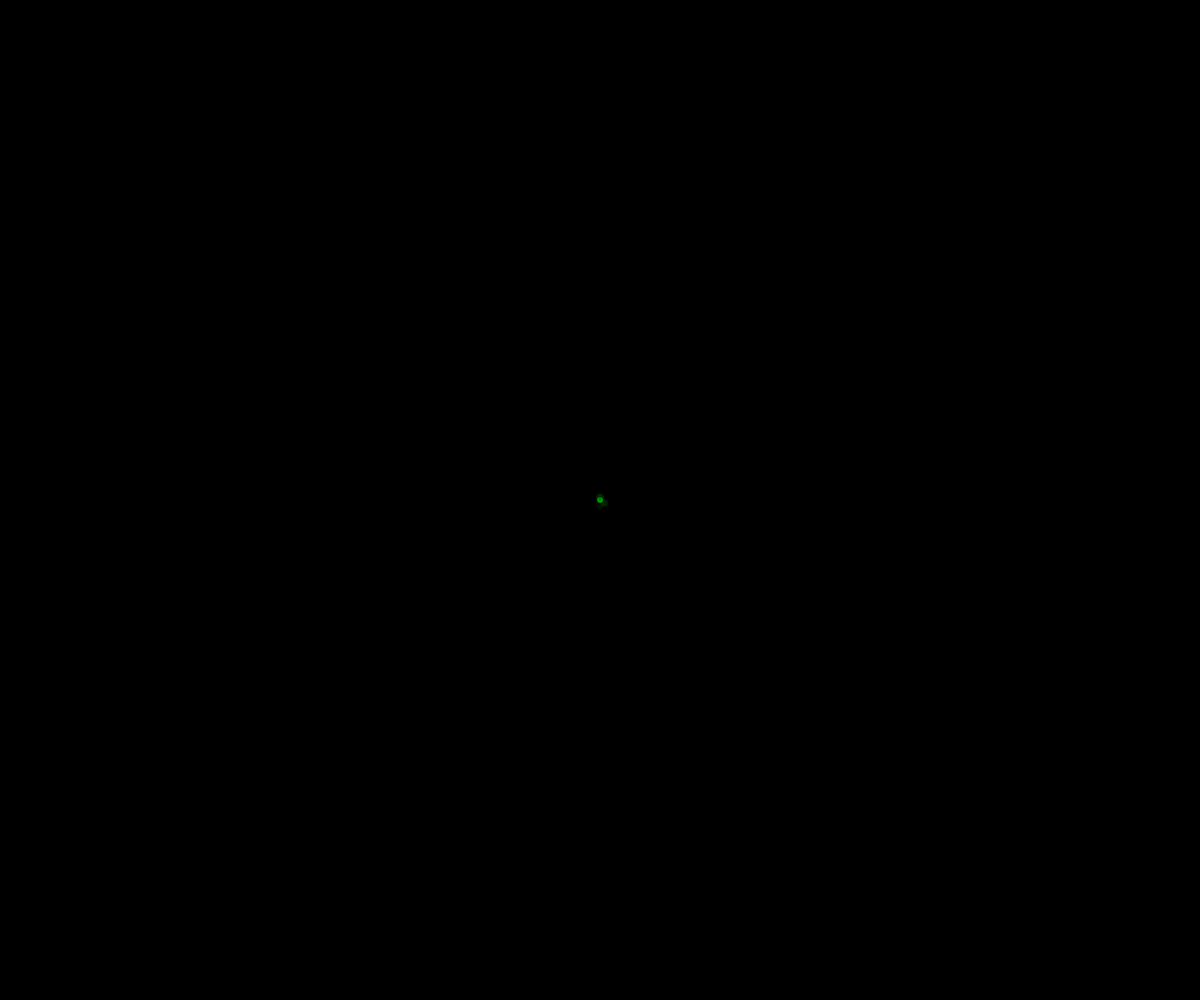
Frame 1 (no input)
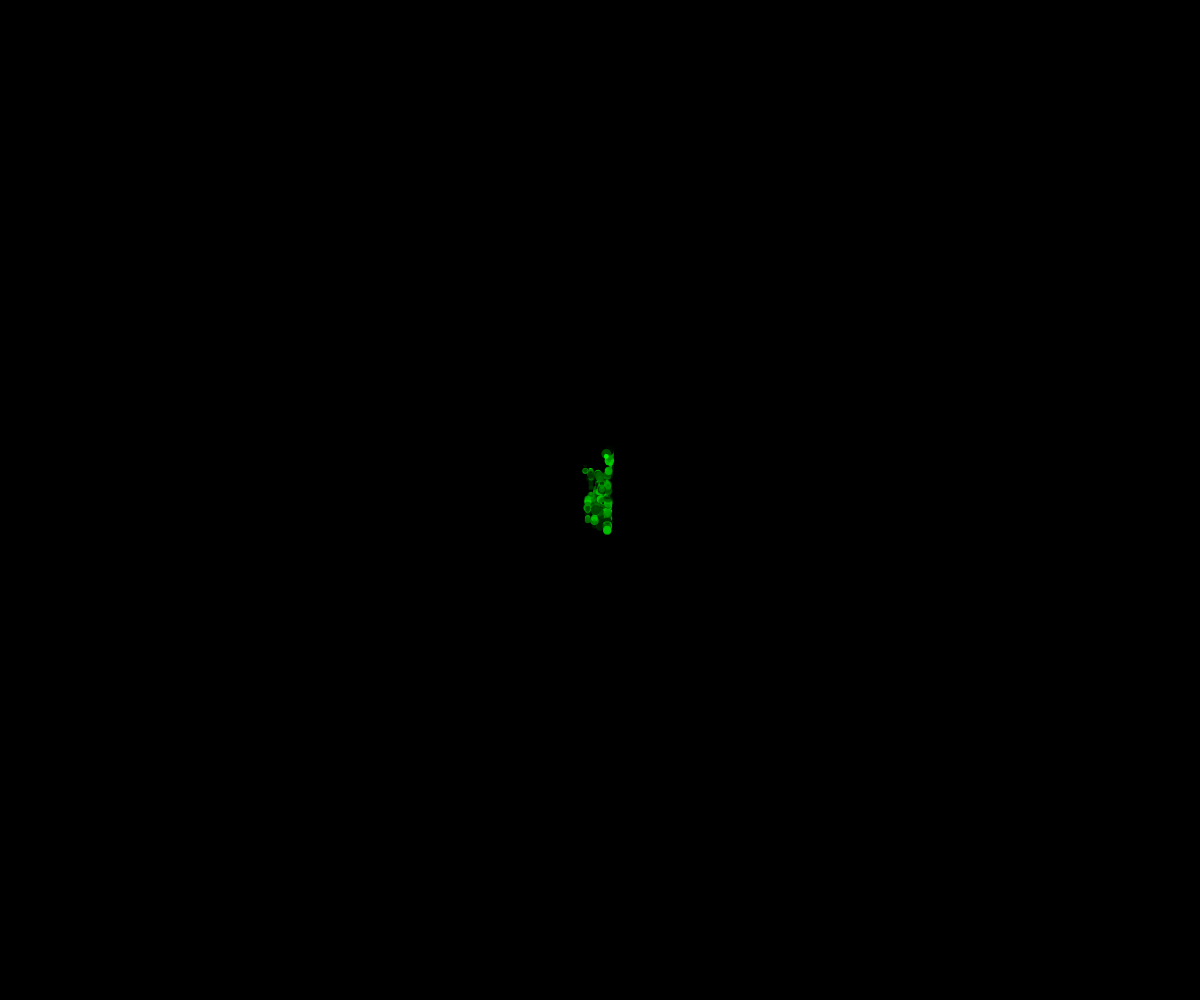
Frame 60 (no input)
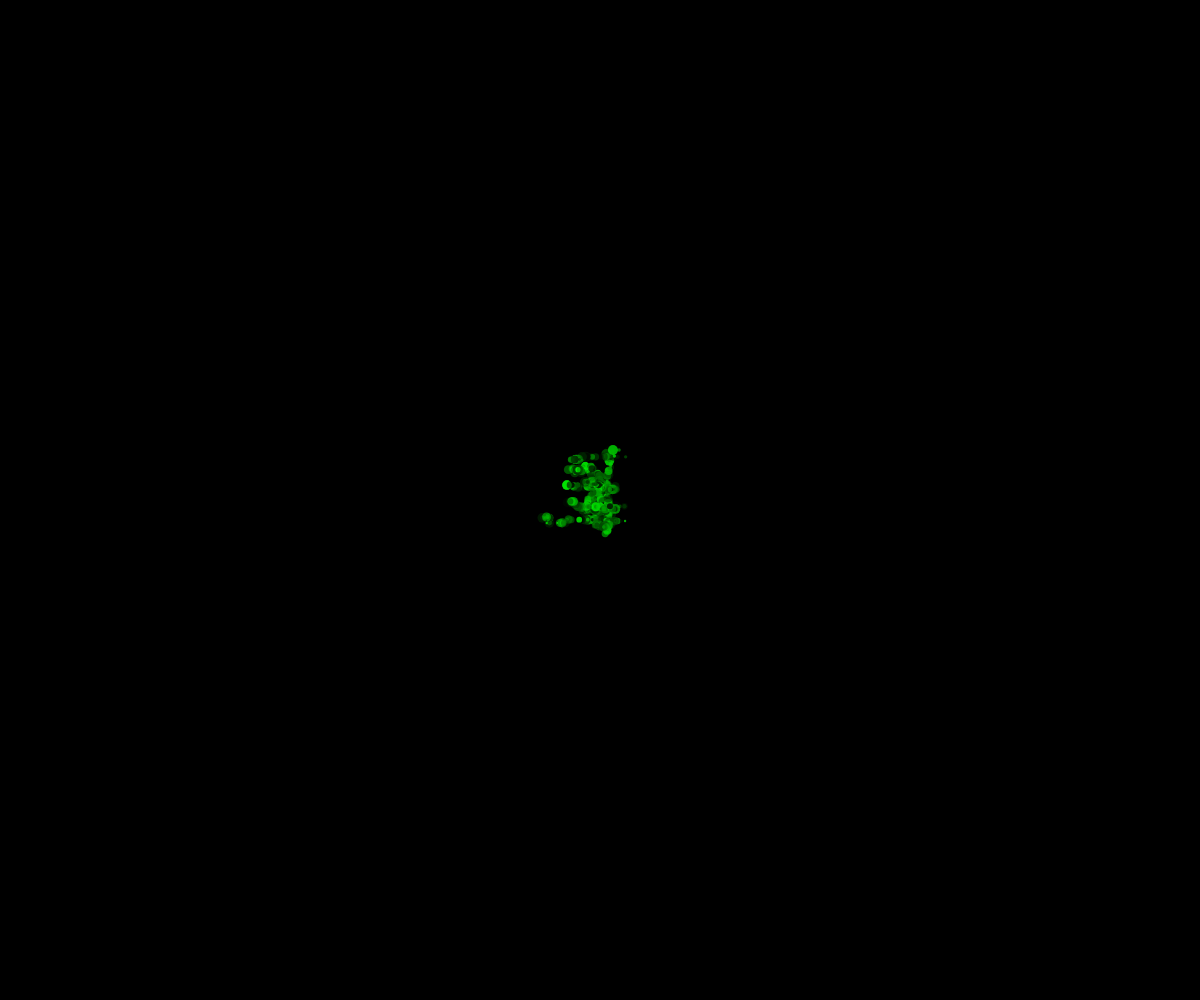
Frame 120 (the mouse pressed at the canvas centre since frame 60)

The p5.js sketch that drew these frames (run headless with seeded random() and noise() and a simulated clock; from frame 60 on, the mouse is pressed at the canvas centre):

// p5.js sketch
// ── sketch.js
let walkers = [];

function setup() {
   // put setup code here
  	createCanvas(windowWidth, windowHeight);
	for (let i = 0; i < 8; i++){
		walkers[i] = new Walker();
	}
 	
	background(0);
}

function draw() {
   // put drawing code here
	for (let walker of walkers){
		walker.strokeR = 0//random(255);
		walker.strokeG = random(255);
		walker.strokeB = 0//random(255);
		walker.strokeAlpha = random(255);
		walker.strokeW = random(1,10);
		walker.stepsize = random(1, 10);
  		walker.step();
		walker.show();
	}
}

/*
Notes:
1. Clean up this code
2. Add basic explanation
3. Add more functionalities 
*/



// ── Walker.js
class Walker {
   
   constructor() {
      this.x = width/2;
      this.y = height/2;
      this.stepsize = 1
      this.strokeR,this.strokeG,this.strokeB,this.strokeAlpha = 255,255,255,255
      this.strokeW = 1
   }
   show() {
      stroke(this.strokeR,this.strokeG,this.strokeB,this.strokeAlpha);
      strokeWeight(this.strokeW)
      point(this.x, this.y)
   }
   step(){
      let relMousePosX = mouseX-this.x;
      let relMousePosY = mouseY-this.y;
      let r1 = random(1);
      let r2 = random(1);
      if (relMousePosX+width/2 > 50){
         let prob1 = 0.9;
         let prob2 = 1 - prob1;
         
         if (r1 < prob1){
            r1 = 1;
         } else {
            r1 = 0;
         }
         if (r2 < prob2){
            r2 = 1;
         } else {
            r2= 0;
         }
      } else if (relMousePosX-width/2 < -50) {
         let prob1 = 0.1;
         let prob2 = 1 - prob1;
         
         if (r1 < prob1){
            r1 = 1;
         } else {
            r1 = 0;
         }
         if (r2 < prob2){
            r2 = 1;
         } else {
            r2= 0;
         }
      } else {
         let r1 = 1;
         let r2 = 1;
      }
      
      let xstep = this.stepsize*(random(-1*r1,1*r1));
      let ystep = this.stepsize*(random(-1*r2,1*r2));
      this.x += xstep;
      this.y += ystep;
   }
}
